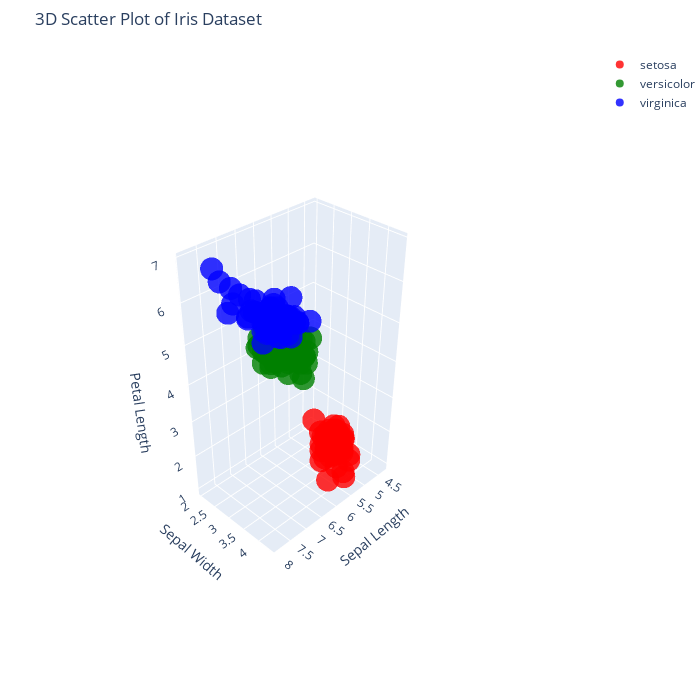

The cell this chart's notebook holds for it:
### Markdown cell above
### 3D with plotly Go

### Code cell
import plotly.graph_objects as go
import pandas as pd
import seaborn as sns

# # Load the Iris dataset from Seaborn
# iris = sns.load_dataset("iris")

# Define a color mapping for each species
species_colors = {"setosa": "red", "versicolor": "green", "virginica": "blue"}

# Create an empty figure
fig = go.Figure()

# For each species, add a 3D scatter trace
for species in iris["species"].unique():
    # Filter the data for the current species
    subset = iris[iris["species"] == species]
    # Add a 3D scatter trace for this species
    fig.add_trace(go.Scatter3d(
        x=subset["sepal_length"],    # x-axis: sepal length
        y=subset["sepal_width"],     # y-axis: sepal width
        z=subset["petal_length"],    # z-axis: petal length
        mode="markers",              # display as points
        marker=dict(
            size=8,                  # marker size
            color=species_colors[species],  # color by species
            opacity=0.8              # marker opacity
        ),
        name=species                # trace name for the legend
    ))

# Update the layout to set titles and size
fig.update_layout(
    title="3D Scatter Plot of Iris Dataset",
    scene=dict(
        xaxis_title="Sepal Length",
        yaxis_title="Sepal Width",
        zaxis_title="Petal Length"
    ),
    width=700,                    # Figure width in pixels
    height=700,                   # Figure height in pixels
    margin=dict(l=0, r=0, b=0, t=50)  # Margins around the plot
)

# Display the interactive 3D plot
fig.show()

### Figure 1 — Plotly figure (JSON) as saved in the notebook; plotly's stock layout.template omitted (floating-point values rounded to 4 significant figures)
{"data": [{"marker": {"color": "red", "opacity": 0.8, "size": 8}, "mode": "markers", "name": "setosa", "type": "scatter3d", "x": [5.1, 4.9, 4.7, 4.6, 5, 5.4, 4.6, 5, 4.4, 4.9, 5.4, 4.8, 4.8, 4.3, 5.8, 5.7, 5.4, 5.1, 5.7, 5.1, 5.4, 5.1, 4.6, 5.1, 4.8, 5, 5, 5.2, 5.2, 4.7, 4.8, 5.4, 5.2, 5.5, 4.9, 5, 5.5, 4.9, 4.4, 5.1, 5, 4.5, 4.4, 5, 5.1, 4.8, 5.1, 4.6, 5.3, 5], "y": [3.5, 3, 3.2, 3.1, 3.6, 3.9, 3.4, 3.4, 2.9, 3.1, 3.7, 3.4, 3, 3, 4, 4.4, 3.9, 3.5, 3.8, 3.8, 3.4, 3.7, 3.6, 3.3, 3.4, 3, 3.4, 3.5, 3.4, 3.2, 3.1, 3.4, 4.1, 4.2, 3.1, 3.2, 3.5, 3.6, 3, 3.4, 3.5, 2.3, 3.2, 3.5, 3.8, 3, 3.8, 3.2, 3.7, 3.3], "z": [1.4, 1.4, 1.3, 1.5, 1.4, 1.7, 1.4, 1.5, 1.4, 1.5, 1.5, 1.6, 1.4, 1.1, 1.2, 1.5, 1.3, 1.4, 1.7, 1.5, 1.7, 1.5, 1, 1.7, 1.9, 1.6, 1.6, 1.5, 1.4, 1.6, 1.6, 1.5, 1.5, 1.4, 1.5, 1.2, 1.3, 1.4, 1.3, 1.5, 1.3, 1.3, 1.3, 1.6, 1.9, 1.4, 1.6, 1.4, 1.5, 1.4]}, {"marker": {"color": "green", "opacity": 0.8, "size": 8}, "mode": "markers", "name": "versicolor", "type": "scatter3d", "x": [7, 6.4, 6.9, 5.5, 6.5, 5.7, 6.3, 4.9, 6.6, 5.2, 5, 5.9, 6, 6.1, 5.6, 6.7, 5.6, 5.8, 6.2, 5.6, 5.9, 6.1, 6.3, 6.1, 6.4, 6.6, 6.8, 6.7, 6, 5.7, 5.5, 5.5, 5.8, 6, 5.4, 6, 6.7, 6.3, 5.6, 5.5, 5.5, 6.1, 5.8, 5, 5.6, 5.7, 5.7, 6.2, 5.1, 5.7], "y": [3.2, 3.2, 3.1, 2.3, 2.8, 2.8, 3.3, 2.4, 2.9, 2.7, 2, 3, 2.2, 2.9, 2.9, 3.1, 3, 2.7, 2.2, 2.5, 3.2, 2.8, 2.5, 2.8, 2.9, 3, 2.8, 3, 2.9, 2.6, 2.4, 2.4, 2.7, 2.7, 3, 3.4, 3.1, 2.3, 3, 2.5, 2.6, 3, 2.6, 2.3, 2.7, 3, 2.9, 2.9, 2.5, 2.8], "z": [4.7, 4.5, 4.9, 4, 4.6, 4.5, 4.7, 3.3, 4.6, 3.9, 3.5, 4.2, 4, 4.7, 3.6, 4.4, 4.5, 4.1, 4.5, 3.9, 4.8, 4, 4.9, 4.7, 4.3, 4.4, 4.8, 5, 4.5, 3.5, 3.8, 3.7, 3.9, 5.1, 4.5, 4.5, 4.7, 4.4, 4.1, 4, 4.4, 4.6, 4, 3.3, 4.2, 4.2, 4.2, 4.3, 3, 4.1]}, {"marker": {"color": "blue", "opacity": 0.8, "size": 8}, "mode": "markers", "name": "virginica", "type": "scatter3d", "x": [6.3, 5.8, 7.1, 6.3, 6.5, 7.6, 4.9, 7.3, 6.7, 7.2, 6.5, 6.4, 6.8, 5.7, 5.8, 6.4, 6.5, 7.7, 7.7, 6, 6.9, 5.6, 7.7, 6.3, 6.7, 7.2, 6.2, 6.1, 6.4, 7.2, 7.4, 7.9, 6.4, 6.3, 6.1, 7.7, 6.3, 6.4, 6, 6.9, 6.7, 6.9, 5.8, 6.8, 6.7, 6.7, 6.3, 6.5, 6.2, 5.9], "y": [3.3, 2.7, 3, 2.9, 3, 3, 2.5, 2.9, 2.5, 3.6, 3.2, 2.7, 3, 2.5, 2.8, 3.2, 3, 3.8, 2.6, 2.2, 3.2, 2.8, 2.8, 2.7, 3.3, 3.2, 2.8, 3, 2.8, 3, 2.8, 3.8, 2.8, 2.8, 2.6, 3, 3.4, 3.1, 3, 3.1, 3.1, 3.1, 2.7, 3.2, 3.3, 3, 2.5, 3, 3.4, 3], "z": [6, 5.1, 5.9, 5.6, 5.8, 6.6, 4.5, 6.3, 5.8, 6.1, 5.1, 5.3, 5.5, 5, 5.1, 5.3, 5.5, 6.7, 6.9, 5, 5.7, 4.9, 6.7, 4.9, 5.7, 6, 4.8, 4.9, 5.6, 5.8, 6.1, 6.4, 5.6, 5.1, 5.6, 6.1, 5.6, 5.5, 4.8, 5.4, 5.6, 5.1, 5.1, 5.9, 5.7, 5.2, 5, 5.2, 5.4, 5.1]}], "layout": {"height": 700, "margin": {"b": 0, "l": 0, "r": 0, "t": 50}, "scene": {"aspectmode": "auto", "aspectratio": {"x": 0.9709, "y": 0.6473, "z": 1.591}, "camera": {"center": {"x": 0, "y": 0, "z": 0}, "eye": {"x": 2.497, "y": 2.497, "z": 2.497}, "projection": {"type": "perspective"}, "up": {"x": 0, "y": 0, "z": 1}}, "xaxis": {"title": {"text": "Sepal Length"}, "type": "linear"}, "yaxis": {"title": {"text": "Sepal Width"}, "type": "linear"}, "zaxis": {"title": {"text": "Petal Length"}, "type": "linear"}}, "title": {"text": "3D Scatter Plot of Iris Dataset"}, "width": 700}}
